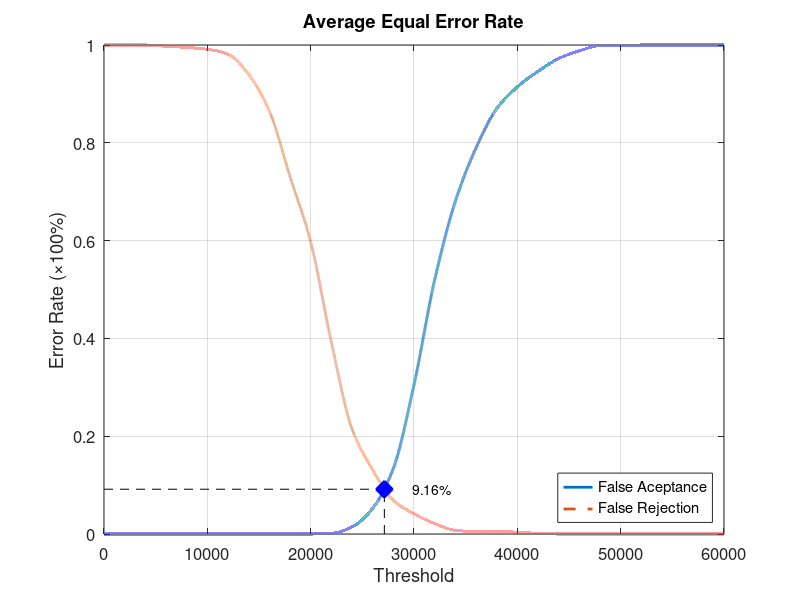
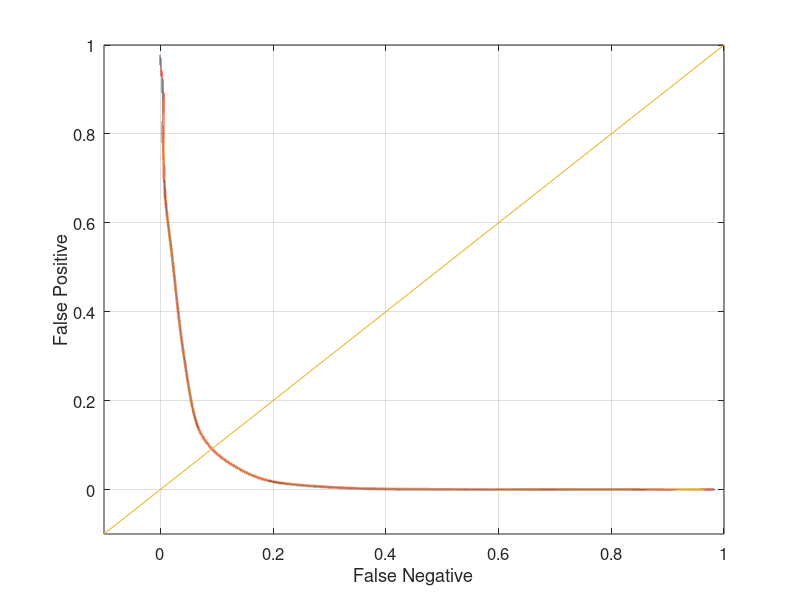

These charts were generated, in order, by the following MATLAB code:
function yEER = Experiment2Average
close all;
clear;
clc;
x = 0:2000:60000;
xq = 0:0.5:60000;

y0 = [0 0 0 0 0 0 0 0 0 0 0 0.00131579 0.0144737 0.0526316 0.134211 0.305263 0.519737 0.680263 0.789474 0.869737 0.914474 0.946053 0.972368 0.988158 0.998684 0.998684 1 1 1 1 1];
yy0 = interp1(x, y0, xq, 'pchip');
y1 = [1 1 1 0.9975 0.995 0.99125 0.98125 0.94 0.865 0.73125 0.5975 0.3925 0.215 0.13125 0.06875 0.04125 0.02125 0.0075 0.005 0.005 0.00375 0.00125 0 0 0 0 0 0 0 0 0];
yy1 = interp1(x, y1, xq, 'pchip');

% Calculating EER: 
y2 = abs(y0 - y1);
find(y2 == min(y2))
yy2 = abs(yy0 - yy1);
xEER = find(yy2 == min(yy2));
xEERIndex = xq(xEER) % X-axis EER
yEER = yy0(xEER) % Y-axis EER

main = figure
plot(xq, yy0,'-','LineWidth', 2);	hold on
plot(xq, yy1,'--','LineWidth', 2);	hold on
plot([xEERIndex xEERIndex], [0 yEER], 'k--');	hold on
plot([0 xEERIndex], [yEER yEER], 'k--');	hold on
plot(xEERIndex, yEER, 'bx', 'LineWidth', 10);	hold on
text(xEERIndex + 10 * xEERIndex / 100, yEER, [num2str(round((10000 * yEER)) / 100) '%'])
legend('False Aceptance', 'False Rejection', 'Location', 'SouthEast')
xlabel('Threshold')
ylabel('Error Rate (\times100%)')
title('Average Equal Error Rate')
set(gca, 'FontSize', 12)
axis([0 60000 0 1])
grid on

print(main, 'Experiment2AverageMain', '-dpng');
FNRxFPR = figure('Color', [1 1 1]);
plot(yy1, yy0, '-', yy1, yy0, 'LineWidth', 2);
hold on
y = -0.1:0.1:1
plot(y, y); 
set(gca, 'FontSize', 12)
xlabel('False Negative')
ylabel('False Positive')
axis([-0.1 1 -0.1 1])
set(gca, 'FontSize', 12)
grid on

print(FNRxFPR, 'Experiment2AverageFNRxFPR','-dpng');
end
